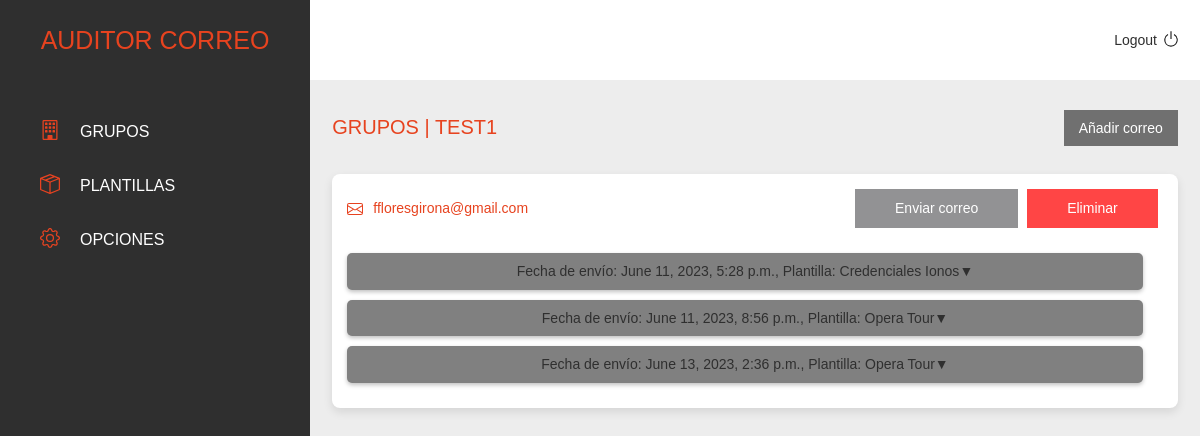
Page /grupos/3 (signed in) on the committed database.
### backend/grupos/models.py (models this page shows, shortened)
class Grupos(models.Model):
    id = models.AutoField(primary_key=True)
    nombre = models.CharField(max_length=50, null=True, blank=True)
    propietario = models.ForeignKey(User, on_delete=models.CASCADE)

### backend/correos/models.py (models this page shows)
class Correos(models.Model):
    id = models.AutoField(primary_key=True)
    correo = models.EmailField(max_length=35)
    grupo = models.ForeignKey(Grupos, on_delete=models.CASCADE)
    propietario = models.ForeignKey(User, on_delete=models.CASCADE)
    def __str__(self):
        return self.correo

### backend/smtp/models.py (models this page shows)
class Enviados(models.Model):
    fecha_envio = models.DateTimeField(auto_now_add=True)
    plantilla = models.ForeignKey(Plantillas, on_delete=models.CASCADE)
    correo = models.ForeignKey(Correos, on_delete=models.CASCADE)
    propietario = models.ForeignKey(User, on_delete=models.CASCADE)
    def __str__(self):
        return str(self.id)

### backend/plantillas/models.py (models this page shows, shortened)
class Plantillas(models.Model):
    OPCIONES = [
        ('phishing', 'phishing'),
        ('acceso', 'acceso'),
    ]
    id = models.AutoField(primary_key=True)
    tipo = models.CharField(max_length=20, choices=OPCIONES)
    nombre = models.CharField(max_length=50)
    asunto = models.CharField(max_length=100)
    mensaje = models.TextField()
    imagen = models.ImageField(upload_to='imagenes')
    plantilla = models.TextField()
    redireccion = models.CharField(max_length=200, null=True, blank=True)
    pdf = models.FileField(upload_to='imagenes', null=True, blank=True)
    emisor = models.ForeignKey(Emisores, on_delete=models.CASCADE)
    propietario = models.ForeignKey(User, null=True, on_delete=models.CASCADE)

### backend/correos/views.py (the view, shortened to what this page needs)
# urls.py: path('grupos/<str:id>', views.index, name='correos'),
@login_required(login_url='/accounts/login/')
def index(request, id=None):
    if request.method == 'GET':
        datos = obtener_datos_correos(request, id)
        data = {
            'datos': datos,
            'directorios' : [['carpeta-1-hola', 'dir'],['archivo-1', 'file'],['carpeta-2', 'dir'],['archivo-2', 'file'],['carpeta-1-hola', 'dir'],['archivo-1', 'file'],['carpeta-2', 'dir'],['archivo-2', 'file'],['carpeta-1-hola', 'dir'],['archivo-1', 'file'],['carpeta-2', 'dir'],['archivo-2', 'file']]
        }
    print(datos)
    return render(request, 'backend/correos/index.html', data)

### backend/registradores/models.py (called while the page is built)
    def __str__(self):
        return f'LogEntry #{self.id}'

    def __str__(self):
        return f'LogEntry #{self.id}'

### templates/backend/correos/index.html (shortened to what this page needs)
{% extends "backend/base.html" %}
{% load static %}
{% block content %}
<div class="titleOptions">
    <h1 class="sectionTitle uppercase">grupos | {{ datos.0.grupo }}</h1>
    <button class="addNewItem" onclick="toggleModal('añadir-correo')">Añadir correo</button>
</div>
{% for datos_correo in datos %}
    <div class="box">
        <div class="box-header">
            <div class="box-header-info">
                <div><img class="mail-icon" src="{% static 'images/frontend/icons/mail.svg' %}"></div>
                <div><h6 class="orange email-text">{{ datos_correo.correo.correo }}</h6></div>
            </div>
            <div>
                <button onclick="toggleModal('enviar{{datos_correo.correo.id}}')" class="button blue-btn"><h6>Enviar correo</h6></button>
                <button onclick="toggleModal('delete{{datos_correo.correo.id}}')" class="button red-btn"><h6>Eliminar</h6></button>
            </div>
        </div>
        <div class="box-body box-body-left">
            <div id="pc-options-box-{{ forloop.counter }}" class="pc-options-box">
                {% for enviado in datos_correo.enviados %}
                <div class="table-box" id="table-box-{{ forloop.parentloop.counter }}-{{ forloop.counter }}">
                    <h6 style="justify-content: center;" class="toggleTable" onclick="toggleTable('credenciales-{{ forloop.parentloop.counter }}-{{ forloop.counter }}')">Fecha de envío: {{ enviado.enviado.fecha_envio }}, Plantilla: {{ enviado.enviado.plantilla.nombre }} <span class="arrow">&#x25BC;</span></h6>
            {% endfor %}
        </div>
    </div>
</div>
{% endfor %}
{% endblock %}

### templates/static/css/frontend/index.css (style rules this page uses)
:root { --color-orange: #E7431F; --color-red: #FF4545; --color-grey-hard: #707070; --color-grey: #929294; --color-grey-soft: #EDEDED; --color-grey-mid: #424242; --color-black: #2F2F2F; --color-white: #ffffff; }
* { font-family: Poppins,sans-serif; }
body { background-color: var(--color-grey-soft); margin: 0; display: flex; min-height: 100vh; }
h1 { color: #fff; text-transform: uppercase; font-weight: 300; font-size: 20px; display: inline; }
h6 { color: var(--color-black); line-height: 1.2; font-size: 14px; margin: 0; font-family: Poppins,sans-serif; white-space: nowrap; text-decoration: none; font-weight: 300; display:inline; }
.orange { color: var(--color-orange) !important; }
.uppercase { text-transform: uppercase; }
.titleOptions { display: flex; justify-content: space-between; align-items: center; width: 95%; margin-top: 15px; }
.addNewItem { background-color: var(--color-grey-hard); color: var(--color-white); border: none; padding: 10px 15px; font-size: 14px; font-weight: 500; cursor: pointer; }

### templates/static/css/frontend/correos.css (style rules this page uses)
.box { width: 95%; background: var(--color-white); margin-top: 15px; border-radius: 8px; box-shadow: 0px 4px 10px rgba(0, 0, 0, 0.1); }
.box-header { padding: 15px 15px 0; display: flex; justify-content: space-between; }
.box-header-info { display: flex; align-items: center; }
.email-text { margin-right: 20px; }
.box-body { padding: 15px; display: flex; justify-content: center; align-items: center; flex-wrap: wrap; }
.box-body-left { justify-content: flex-start; }
.pc-options-box { display: block; width: 100%; margin-top: 10px; }
.button { margin-right: 5px; border: 0; padding: 11px 40px; color: white; cursor: pointer; }
.button h6 { color: var(--color-white); }
.blue-btn { background-color: var(--color-grey); }
.red-btn { background-color: var(--color-red); }
.mail-icon { filter: invert(35%) sepia(40%) saturate(6440%) hue-rotate(352deg) brightness(95%) contrast(90%); margin-right: 10px; margin-bottom: -3.5px; }
.toggleTable { width: calc(100% - 40px); background-color: gray; border-radius: 5px; text-align: center; margin-bottom: 10px; padding: 10px; box-shadow: 0px 2px 4px rgba(0, 0, 0, 0.25); cursor: pointer; display: flex; justify-content: space-between; align-items: center; }

### templates/static/css/frontend/header.css (style rules this page uses)
.sectionTitle { color: var(--color-orange); }

### templates/static/css/frontend/plantillas.css (style rules this page uses)
.info > div:last-child { margin-bottom: 15px; }

### rows in the picture
Grupos: nombre "TEST1"
Correos: correo.correo "ffloresgirona@gmail.com"
Enviados: enviado.fecha_envio "June 11, 2023, 5:28 p.m.", enviado.plantilla.nombre "Credenciales Ionos"
Enviados: enviado.fecha_envio "June 11, 2023, 8:56 p.m.", enviado.plantilla.nombre "Opera Tour"
Enviados: enviado.fecha_envio "June 13, 2023, 2:36 p.m.", enviado.plantilla.nombre "Opera Tour"
